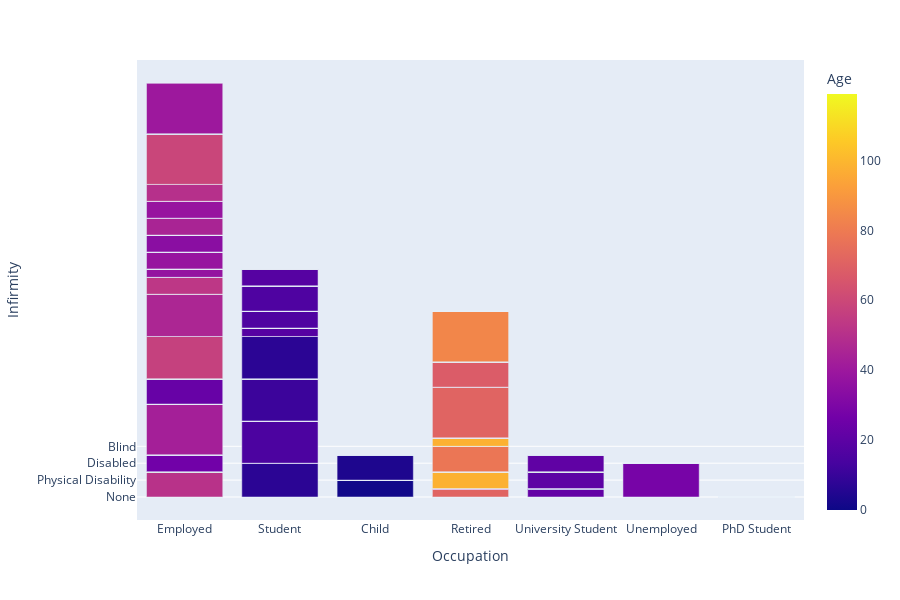

This figure's notebook cell:
### Markdown cell above
<b> Life expectancy

### Code cell
px.bar(census, x= 'Occupation', y='Infirmity',color="Age", hover_name = "Occupation", height=600)

### Figure 1 — Plotly figure (JSON) as saved in the notebook; plotly's stock layout.template omitted (floating-point values rounded to 4 significant figures; data arrays with more than 128 entries replaced by an {"elided": "..."} marker saying what was removed)
{"data": [{"alignmentgroup": "True", "hovertemplate": "<b>%{hovertext}</b><br><br>Occupation=%{x}<br>Infirmity=%{y}<br>Age=%{marker.color}<extra></extra>", "hovertext": {"elided": "7581 str values"}, "legendgroup": "", "marker": {"color": {"elided": "7581 int values"}, "coloraxis": "coloraxis", "pattern": {"shape": ""}}, "name": "", "offsetgroup": "", "orientation": "v", "showlegend": false, "textposition": "auto", "type": "bar", "x": {"elided": "7581 str values"}, "xaxis": "x", "y": {"elided": "7581 str values"}, "yaxis": "y"}], "layout": {"barmode": "relative", "coloraxis": {"colorbar": {"title": {"text": "Age"}}, "colorscale": [[0, "#0d0887"], [0.1111, "#46039f"], [0.2222, "#7201a8"], [0.3333, "#9c179e"], [0.4444, "#bd3786"], [0.5556, "#d8576b"], [0.6667, "#ed7953"], [0.7778, "#fb9f3a"], [0.8889, "#fdca26"], [1, "#f0f921"]]}, "height": 600, "legend": {"tracegroupgap": 0}, "margin": {"t": 60}, "xaxis": {"anchor": "y", "domain": [0, 1], "title": {"text": "Occupation"}}, "yaxis": {"anchor": "x", "domain": [0, 1], "title": {"text": "Infirmity"}}}}
